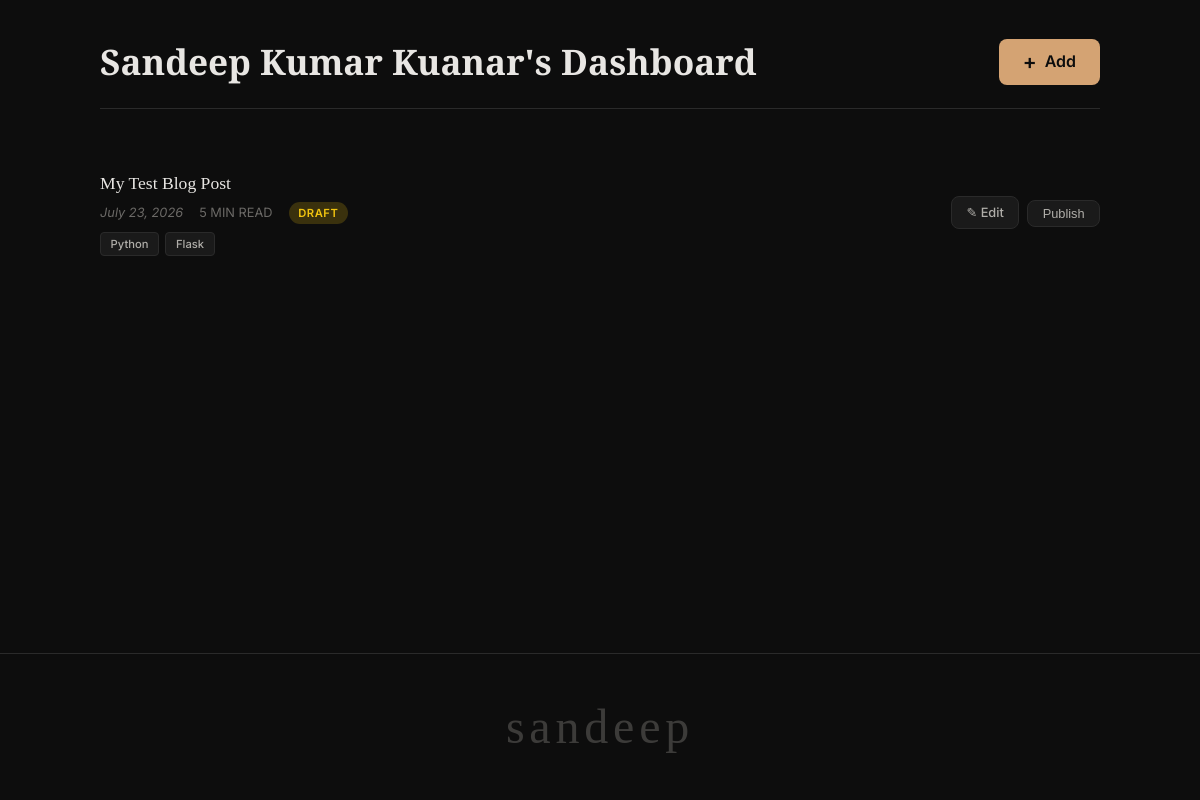
Page /dashboard (signed in) on the earlier database version.
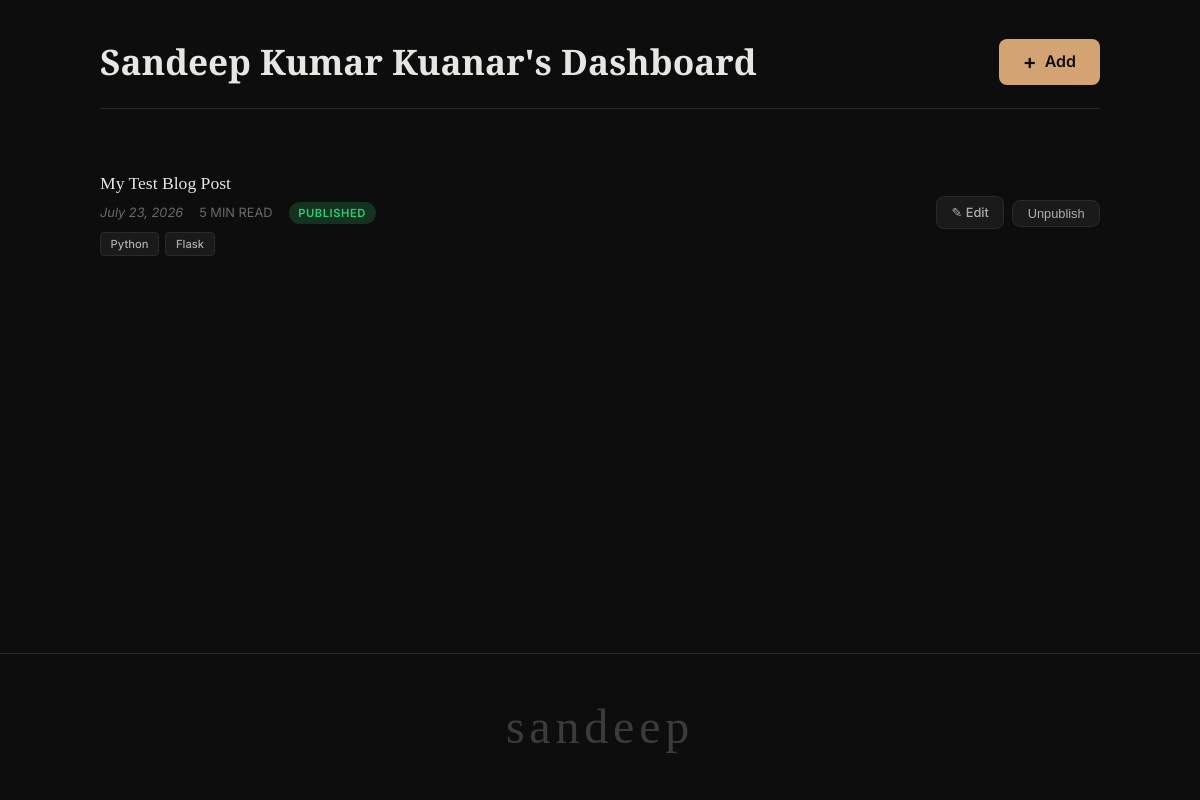
Same page on the later database version.
### app/models.py (models this page shows, shortened)
class User(db.Model, UserMixin):
    id = db.Column(db.Integer, primary_key=True)
    username = db.Column(db.String(30), unique=True, nullable=False)
    email = db.Column(db.String(120), unique=True, nullable=False)
    image_file = db.Column(db.String(300), nullable=False, default="default.jpg")
    password = db.Column(db.String(60), nullable=False)
    is_admin = db.Column(db.Boolean, default=False, nullable=False)
    posts = db.relationship("Post", backref="author", lazy=True)

class Post(db.Model):
    id = db.Column(db.Integer, primary_key=True)
    user_id = db.Column(db.Integer, db.ForeignKey("user.id"), nullable=False)
    title = db.Column(db.String(300), nullable=False)
    date_posted = db.Column(db.DateTime, nullable=False, default=datetime.utcnow)
    image_file = db.Column(
        db.String(300), nullable=False, default="default.jpg"
    )  # cover image
    content = db.Column(db.Text, nullable=False)  # rendered HTML
    content_raw = db.Column(db.Text, nullable=False)  # raw Markdown
    read_time = db.Column(db.Integer, nullable=False, default=5)  # in minutes
    tags = db.relationship(
        "Tag",
        secondary=post_tags,
        backref=db.backref("posts", lazy="dynamic"),
        lazy=True,
    )
    published = db.Column(db.Boolean, default=True, nullable=False)

class Tag(db.Model):
    id = db.Column(db.Integer, primary_key=True)
    name = db.Column(db.String(50), unique=True, nullable=False)

### app/routes.py (the view)
@app.route("/dashboard")
@login_required
def account():
    posts = (
        Post.query.filter_by(user_id=current_user.id)
        .order_by(Post.date_posted.desc())
        .all()
    )
    return render_template("dashboard.html", title="Accounts", posts=posts)

### app/models.py (called while the page is built)
@login_manager.user_loader
def load_user(user_id):
    return User.query.get(int(user_id))

### app/templates/dashboard.html
{% extends "layout.html" %}
{% block content %}
<div class="dashboard-container">
  <div class="dashboard-header">
    <h1 class="dashboard-title">{{ current_user.username }}'s Dashboard</h1>
    <a href="{{ url_for('new_post') }}" class="btn btn-primary btn-add">
      <span class="add-icon">+</span> Add
    </a>
  </div>
  <div class="dashboard-posts">
    {% if posts %}
      {% for post in posts %}
      <article class="dashboard-post">
        <div class="post-info">
          <h2 class="post-title">
            <a href="{{ url_for('post_detail', post_id=post.id) }}">{{ post.title }}</a>
          </h2>
          <div class="post-meta">
            <span class="post-date">{{ post.date_posted.strftime('%B %d, %Y') }}</span>
            <span class="post-read-time">{{ post.read_time }} MIN READ</span>
            <span class="post-status {% if post.published %}status-published{% else %}status-draft{% endif %}">
              {{ 'Published' if post.published else 'Draft' }}
            </span>
          </div>
          {% if post.tags %}
          <div class="post-tags">
            {% for tag in post.tags %}
              <span class="tag-badge">{{ tag.name }}</span>
            {% endfor %}
          </div>
          {% endif %}
        </div>
        <div class="post-actions">
          <a href="{{ url_for('edit_post', post_id=post.id) }}" class="btn-action btn-edit">✎ Edit</a>
          <form method="POST" action="{{ url_for('toggle_publish', post_id=post.id) }}" style="display: inline;">
            <button type="submit" class="btn-action btn-unpublish">
              {{ 'Unpublish' if post.published else 'Publish' }}
            </button>
          </form>
        </div>
      </article>
      {% endfor %}
    {% else %}
      <p class="no-posts">No posts yet. Click <strong>+ Add</strong> to create your first post!</p>
    {% endif %}
  </div>
</div>
{% endblock %}

### app/templates/layout.html (shortened to what this page needs)
<!DOCTYPE html>
<html lang="en">
  <head>
    <link
      rel="stylesheet"
      href="{{ url_for('static', filename='style.css') }}"
    />
    <link rel="stylesheet" href="{{ url_for('static', filename='pygments.css') }}" />
  </head>
  <body>
    <main class="container">
      {% block content %}{% endblock %}
    </main>
    <footer class="footer">
      <span class="footer-text">sandeep</span>
    </footer>
  </body>
</html>

Differences in the rows shown:
changed Post "My Test Blog Post": published "DRAFT" → "PUBLISHED"; published "Publish" → "Unpublish"
